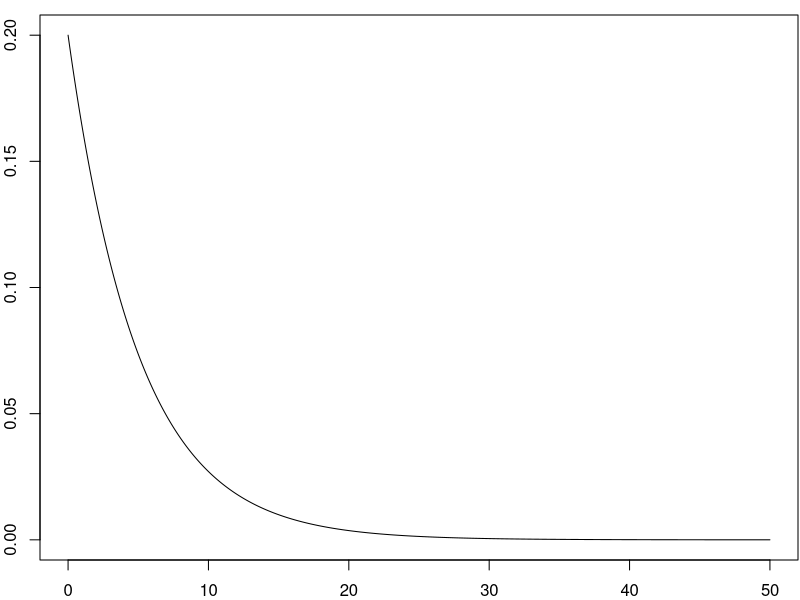
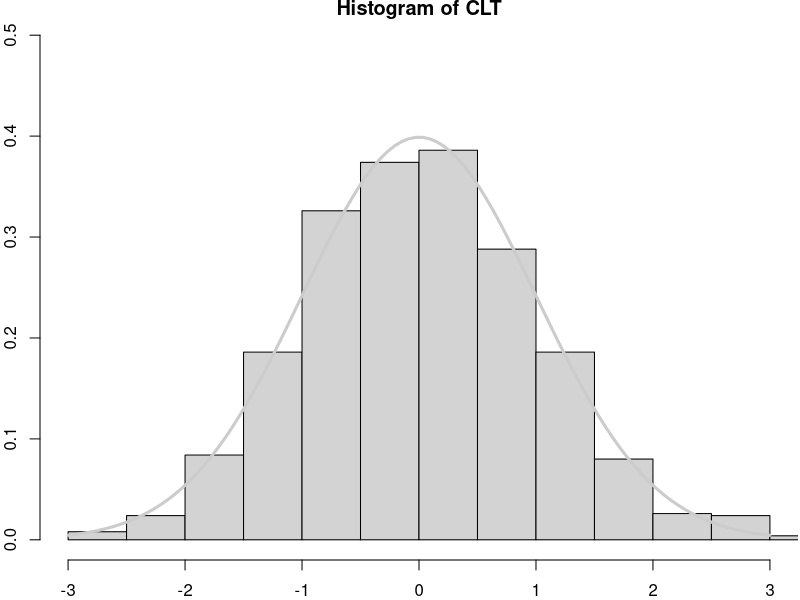
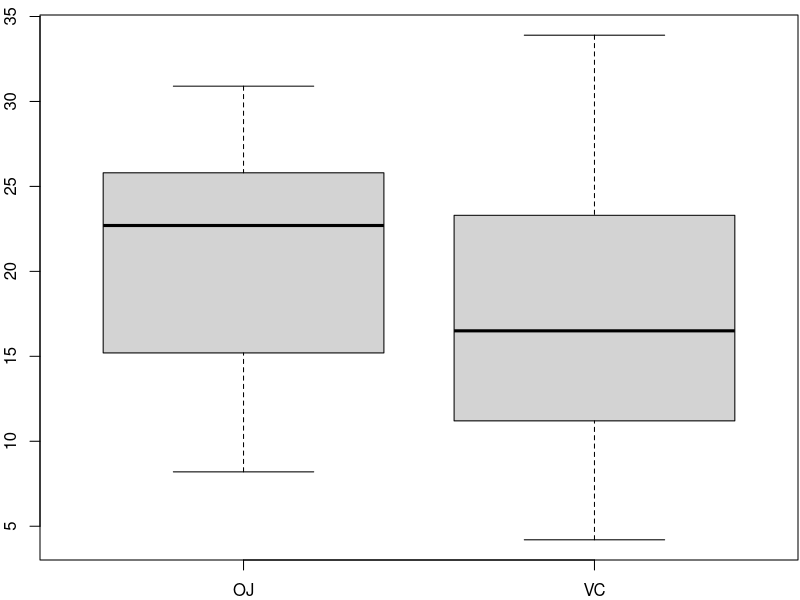
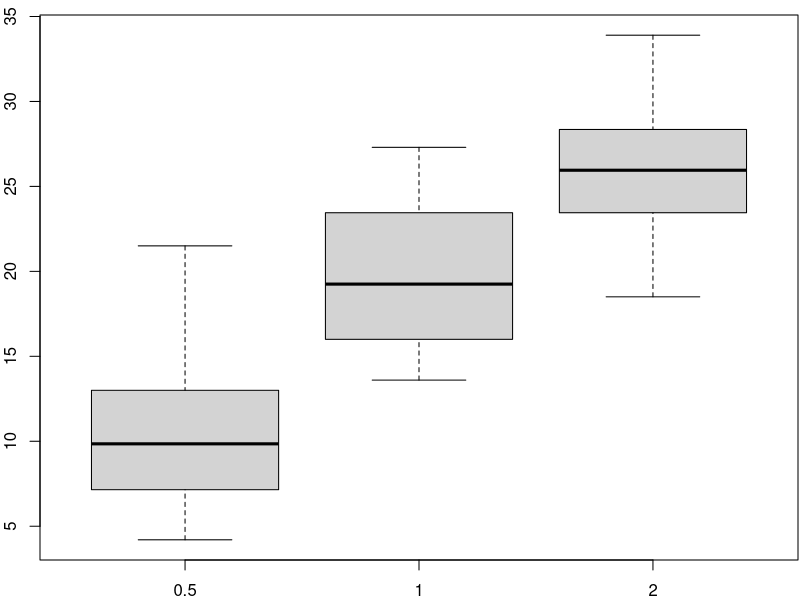

Here is the R script that generated these plots, in order:
## ---- chunk 1
knitr::opts_chunk$set(echo = TRUE)
## ---- chunk 2
x <- seq(0, 50, length.out=1000)
par(mar=c(2, 2, .75, .1))
plot(x, dexp(x, rate=0.2), type ="l")
## ---- chunk 3
lambda = .2 #this is the rate from the above distibution
n = 40 #sample size
nSamps = 1000 #the number of samples

samps <- matrix(, nrow = nSamps, ncol = n)
for(i in 1:nSamps){
       samps[i,] <- rexp(n, rate = lambda) 
}

## ---- chunk 4
sampleMeans <- apply(samps, 1, mean)
## ---- chunk 5
CLTtop <- (sampleMeans - 1/lambda)
## ---- chunk 6
CLTbottom <- (1/lambda)/sqrt(n)
## ---- chunk 7
CLT <- CLTtop / CLTbottom
## ---- chunk 8
par(mar=c(2, 2, .75, .1))
hist(CLT, freq = FALSE, xlim= c(-3,3), ylim = c(0,.5))
lines(seq(-3, 3, length = 100), dnorm(seq(-3, 3, length = 100)), col = grey(.8), lwd = 3)
## ---- chunk 9
mean(CLT)
var(CLT)
## ---- chunk 10
library(datasets)
#ToothGrowth is now available as a dataframe
## ---- chunk 11
library(knitr)
kable(table(ToothGrowth[,2:3]), align = "l")
## ---- chunk 12
par(mar=c(2, 2, .75, .1))
boxplot(len ~ supp, data = ToothGrowth)
## ---- chunk 13
OJ <-  ToothGrowth$len[ToothGrowth$supp=="OJ"]
VC <-  ToothGrowth$len[ToothGrowth$supp=="VC"]
t.test(OJ, VC, alternative = "two.sided", conf.level = .95)$conf.int
## ---- chunk 14
par(mar=c(2, 2, .75, .1))
boxplot(len ~ dose, data = ToothGrowth)
dose0.5 <-  ToothGrowth$len[ToothGrowth$dose==0.5]
dose1 <-  ToothGrowth$len[ToothGrowth$dose==1]
dose2 <-  ToothGrowth$len[ToothGrowth$dose==2]
## ---- chunk 15
t.test(dose0.5, dose2, alternative = "two.sided", conf.level = .95)$conf.int
